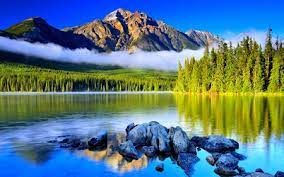
#> input picture images/lake.jpg, 284 x 177 px
$ jupyter execute image_manipulation.ipynb
#> lines starting #> are read from the running program, lines starting #| are printed output that depends on the picture
[cell 1]
import cv2
import numpy as np
import matplotlib.pyplot as plt

[cell 2]
lake_img_path = 'images/lake.jpg'

[cell 3]
lake_img = cv2.imread(lake_img_path)
#> lake_img is the input picture: shape (177, 284, 3); mean B, G, R 134.4, 120.6, 87
lake_img = lake_img[:,:,::-1]
plt.imshow(lake_img)

[cell 4]
lake_img_pixel = lake_img[0,0]
#> lake_img_pixel = [0, 33, 190]
print(lake_img_pixel)
#| [  0  33 190]

[cell 5]
lake_img_copy = lake_img.copy()
lake_img_copy[0:180:2,0:286:2] = [255,255,255]
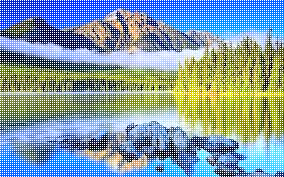
#> lake_img_copy: shape (177, 284, 3); mean R, G, B 129.4, 154.5, 164.6
plt.imshow(lake_img_copy)

[cell 6]
cropped_lake_img = lake_img[10:80, 90:160]
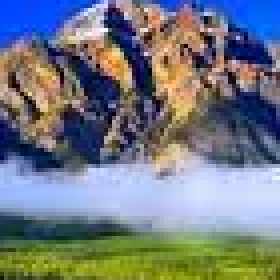
#> cropped_lake_img: shape (70, 70, 3) (shown 4 times larger); mean R, G, B 114, 120.8, 129.4
plt.imshow(cropped_lake_img)

[cell 7]
scaled_cropped_lake_img = cv2.resize(cropped_lake_img,None,fx=1.5,fy=1.5)
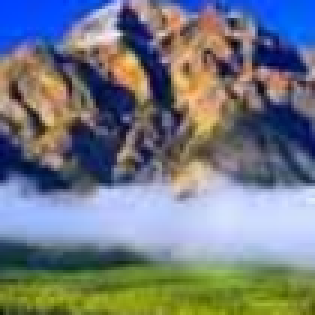
#> scaled_cropped_lake_img: shape (105, 105, 3) (shown 3 times larger); mean R, G, B 114, 120.7, 129.3
plt.imshow(scaled_cropped_lake_img)

[cell 8]
desired_width = 150
desired_height = 150
dim = (desired_width,desired_height)
resized_lake_image = cv2.resize(cropped_lake_img, dim,interpolation=cv2.INTER_AREA)
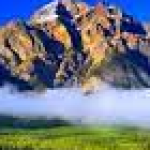
#> resized_lake_image: shape (150, 150, 3); mean R, G, B 114, 120.7, 129.3
plt.imshow(resized_lake_image)

[cell 9]
scaled_cropped_lake_img_horz = cv2.flip(scaled_cropped_lake_img,1)
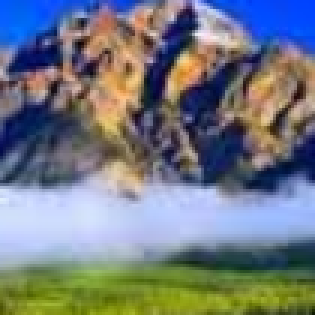
#> scaled_cropped_lake_img_horz: shape (105, 105, 3) (shown 3 times larger); mean R, G, B 114, 120.7, 129.3
scaled_cropped_lake_img_vert = cv2.flip(scaled_cropped_lake_img,0)
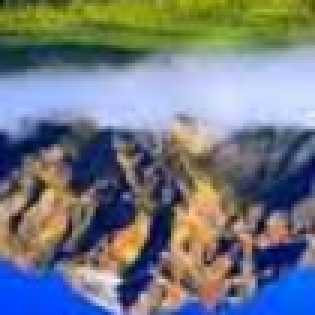
#> scaled_cropped_lake_img_vert: shape (105, 105, 3) (shown 3 times larger); mean R, G, B 114, 120.7, 129.3
scaled_cropped_lake_img_both = cv2.flip(scaled_cropped_lake_img,-1)
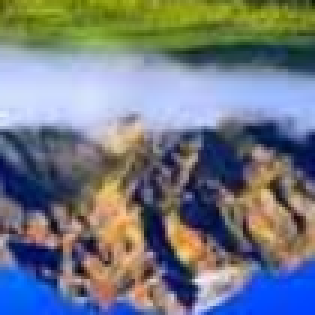
#> scaled_cropped_lake_img_both: shape (105, 105, 3) (shown 3 times larger); mean R, G, B 114, 120.7, 129.3

plt.figure(figsize=(20,5))
plt.subplot(1,4,1);plt.imshow(scaled_cropped_lake_img);plt.title('Orignal')
plt.subplot(1,4,2);plt.imshow(scaled_cropped_lake_img_horz);plt.title('Horizontal Flip')
plt.subplot(1,4,3);plt.imshow(scaled_cropped_lake_img_vert);plt.title('Vertical Flip')
plt.subplot(1,4,4);plt.imshow(scaled_cropped_lake_img_both);plt.title('Both Flip')
